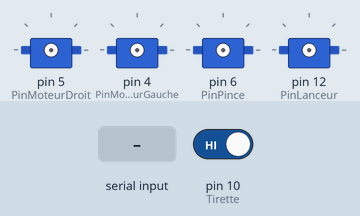
Recording of a sketch running on a simulated Arduino Leonardo, built with avr-gcc and run on an emulated ATmega32U4. On the bench: 4 × servo. The inputs (shaded band) are chosen by the test bench; at power-on: pin 10 (Tirette) HIGH.

Above: at 0.8 s.
0.9 s: pin 10 (Tirette) driven LOW
2.4 s: "1\n" received over the second serial link
At 3.2 s:
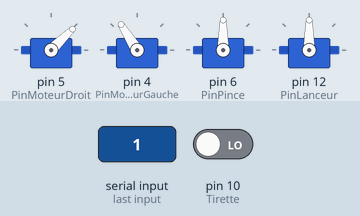
4.9 s: "2\n" received over the second serial link
At 5.3 s:
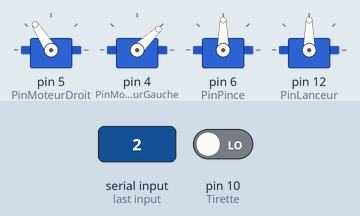
7.4 s: "3\n" received over the second serial link
At 8.2 s:
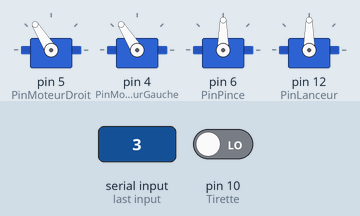
9.9 s: "4\n" received over the second serial link
At 10.3 s:
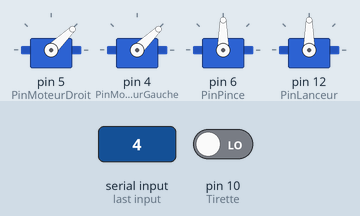
Timing chart, 0 to 12.9 s (numbered marks = the images above; inputs shaded):
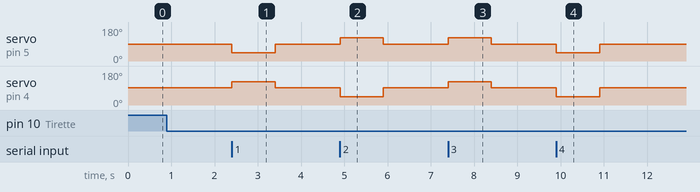

The sketch:

Robot_Coupe_2014_Comportement_V2.ino
```cpp
/*Programme Root 2014 - Eurobot
 Description : Programme de omportmeent pour arduino Micro
 Auteur : Adrien BRACq
 Date : 11/05/2014
 */
/* Schéma des E/S de la carte :

 USB
 D13        D9  D12
 A0         D8  D11
 A1         D7  D10
 A2             D6
 A3             D5
 A4             D4
 A5

 */
// Déclaration des bibliothéques :
#include <Servo.h>
#include <Timer.h>

// Déclaration des variables globales :
// Déclaration des E/S
// Actionneurs :

const int PinMoteurDroit = 5 ;
const int PinMoteurGauche = 4 ;
const int PinPince = 6 ;
const int PinLanceur = 12 ;

// Capteurs :

const int CaptAvDroit = A4 ;
const int CaptAvGauche = A3 ;

const int CaptPince = A2 ;

// Bouton :

const int Tirette = 10;

// Déclaration des Variables :

const int MDStop = 1460;
const int MDAv = 1000;
const int MDAr = 1800;

const int MGStop = 1483;
const int MGAv = 1800;
const int MGAr = 1000;

const int Ouvert = 180 ;
const int Ferme = 30 ;
const int Prend = 56 ;

//Variable tampons :
int Capt = 0 ;
volatile int Comportement = 0 ;
const int Ok = 1250 ; //Constante qui défini le Ok sur un comportement ( aka "fin")

// Déclaration des servomoteurs :

Servo MoteurDroit;
Servo MoteurGauche;
Servo Pince;
Servo Lanceur;

// Déclaration du timer de temps de match

Timer TpsMatch ;
Timer Attente ;

//---------------------------------------------------------
//SETUP
void setup()
{
  // Initialisation des E/S
  pinMode(Tirette,INPUT);
  // Initialisation de la liaison Série
  Serial1.begin(9600);

  //Attente de début de match
  while(digitalRead(Tirette)==LOW)
  {
    delay(50); // Anti rebond
    //Attendre le tirage de la tirette
  }
  while(digitalRead(Tirette)==HIGH)
  {
    delay(50); // Anti rebond
    //Attendre le tirage de la tirette
  }
  //Démarrage du Match
  //Démarrage du temps de match
  TpsMatch.after(90000,FinMatch);
  //Démarrage des servomoteurs
  MoteurDroit.attach(PinMoteurDroit);
  MoteurGauche.attach(PinMoteurGauche);
  MoteurDroit.writeMicroseconds(MDStop);
  MoteurGauche.writeMicroseconds(MGStop);
  Pince.attach(PinPince);
  Lanceur.attach(PinLanceur);


}

//---------------------------------------------------------
//            | BOUCLE PRINCIPALE |
//---------------------------------------------------------
void loop()
{
  // Mise à jour du Temps de Match
  TpsMatch.update() ;
  //Lecture du port Serie
  if (Serial1.available() > 0)
    {
      Comportement = Serial1.parseInt() ;
      //Serial1.println(Comportement);
    }
  // Selection du Comportement
  switch (Comportement)
  {
    case 0:
      Stop();
      break;
    case 1:
      Avant();
      break;
    case 2:
      Arriere();
      break;
    case 3:
      RotH();
      break;
    case 4:
      RotAH();
      break;
    case 666:
      Test();
      break;
  }
}
//----------------------Fonction de test-----------------------
void Test ()
{
  /*if (pause(3000)==0) return; // Pause de 3000 ms
  Serial1.println("Sortie de la boucle");
  Comportement = Ok ;*/
  Lanceur.write(110);
  Serial1.println("110");
  if (pause(3000)==0) return; // Pause de 3000 ms
  Lanceur.write(60);
  Serial1.println("60");
  if (pause(3000)==0) return; // Pause de 3000 ms
  Lanceur.write(160);
  Serial1.println("160");
  if (pause(3000)==0) return; // Pause de 3000 ms
}
//----------------------Fonction de stop-----------------------
void Stop ()
{
  MoteurDroit.writeMicroseconds(MDStop);
  MoteurGauche.writeMicroseconds(MGStop);
}
//-----------------Fonction de marche avant-------------------
void Avant ()
{
  MoteurDroit.writeMicroseconds(MDAv);
  MoteurGauche.writeMicroseconds(MGAv);
}
//-----------------Fonction de marche arriere-------------------
void Arriere ()
{
  MoteurDroit.writeMicroseconds(MDAr);
  MoteurGauche.writeMicroseconds(MGAr);
}
//-----------------Fonction de rotation horaire-------------------
void RotH ()
{
  MoteurDroit.writeMicroseconds(MDAr);
  MoteurGauche.writeMicroseconds(MGAv);
}
//-----------------Fonction de rotation horaire-------------------
void RotAH ()
{
  MoteurDroit.writeMicroseconds(MDAv);
  MoteurGauche.writeMicroseconds(MGAr);
}

//---------------Fonction de recherche du feu------------------

void RechercheFeu()
{
  while (analogRead(CaptAvDroit)>150 || analogRead(CaptAvGauche)>150 || analogRead(CaptPince)>580)
  {
    //Capteur Avant Droit
    if (analogRead(CaptAvDroit)>150)
    {
      MoteurDroit.writeMicroseconds(MDStop);
    }
    //Capteur Avant Gauche
    if (analogRead(CaptAvGauche)>150)
    {
      MoteurGauche.writeMicroseconds(MGStop);
    }
    //Capteur Avant Pince
    if (analogRead(CaptPince)>580)
    {
      while(analogRead(CaptPince)>500)
      {
        Serial1.println("approche");
        MoteurDroit.writeMicroseconds(MDStop - 10);
        MoteurGauche.writeMicroseconds(MGStop + 10);
        if (pause(1)==0) return; // Pause
      }
      MoteurDroit.writeMicroseconds(MDStop);
      MoteurGauche.writeMicroseconds(MGStop);
      Pince.write(Prend);
      if (pause(2000)==0) return; // Pause
      Pince.write(Ouvert);
      if (pause(2000)==0) return; // Pause
    }
    if (pause(1)==0) return; // Pause
  }
  Pince.write(Ouvert);
  MoteurDroit.writeMicroseconds(MDStop - 45);
  MoteurGauche.writeMicroseconds(MGStop + 40);

}

//------------------FIN DE MATCH--------------------------------

void FinMatch()
{
  // Arrêt des moteurs
  MoteurDroit.writeMicroseconds(MDStop);
  MoteurGauche.writeMicroseconds(MGStop);
  delay(500) ;
  // Coupure total des moteurs
  MoteurDroit.detach() ;
  MoteurGauche.detach() ;
  Pince.detach() ;
  //Notification
  Serial1.write("Fin de match");
  // Mise en boucle infinie
  while (1==1){
  }
}

//---------------Delais sans arrêt-----------------------------
// Cette fonction crée un délais tout en vérifiant le port serie
// Elle renvoie '1' si le délais est dépassé
// Elle renvoie '0' si le délais a été interrompu par une communication
// Pour activer cette fonction mettre cette ligne à la place de delay :
//            if (pause(2000)==0) return; // Pause de 2000ms
// Cette fonction est utile pour des while également

int pause(int tps)
{
  int Temp = 0 ; // init de la variable "Temp" qui sera comparée à "tps"

  while(Temp < tps)
  {
    Temp += 1;  //Incrémente la variable de temps
    // Vérifie la disponibilité d'une info disponible
    if (Serial1.available() > 0)
    {
      Comportement = Serial1.parseInt() ;    // Stock l'information
      Serial1.println(Comportement);         // Echo de l'information
      return 0;                             // Fin de la fonction en cours
    }
    else
    {
      //Attendre une unité de temps
      delay(1);
      // Mise à jour du Temps de Match
      TpsMatch.update() ;
    }
  }
  // Fin du temps
  return 1;
}
```

Measured:
- after the input at 2.4 s, servo on pin 5 (PinMoteurDroit): 89° → 44° at once, → 89° 1.0 s later; servo on pin 4 (PinMoteurGauche): 91° → 122° at once, → 91° 1.0 s later
- after the input at 4.9 s, servo on pin 5 (PinMoteurDroit): 89° → 122° at once, → 89° 1.0 s later; servo on pin 4 (PinMoteurGauche): 91° → 44° at once, → 91° 1.0 s later
- after the input at 7.4 s, servo on pin 5 (PinMoteurDroit): 89° → 122° at once, → 89° 1.0 s later; servo on pin 4 (PinMoteurGauche): 91° → 122° at once, → 91° 1.0 s later
- after the input at 9.9 s, servo on pin 5 (PinMoteurDroit): 89° → 44° at once, → 89° 1.0 s later; servo on pin 4 (PinMoteurGauche): 91° → 44° at once, → 91° 1.0 s later
